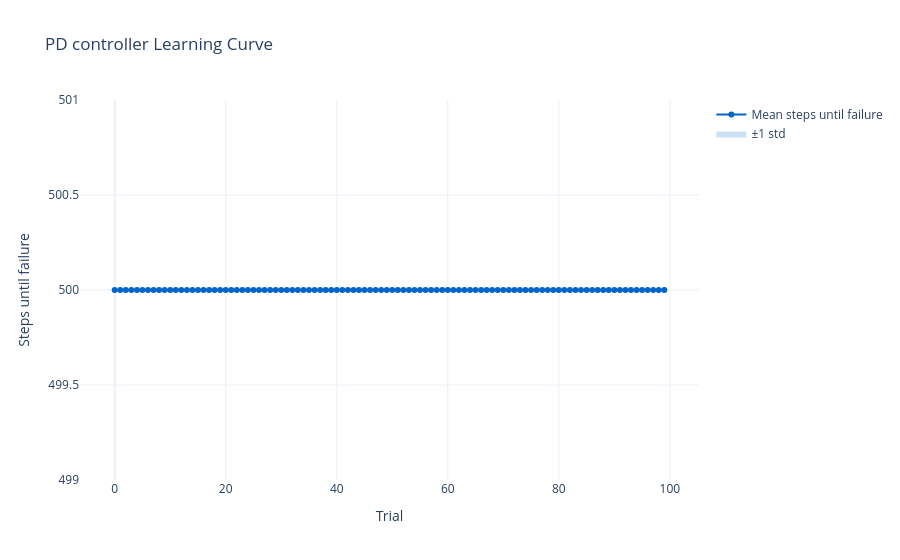

The cell this chart's notebook holds for it:
### Code cell
import plotly.graph_objects as go
import numpy as np

def plot_trial_results(model_name, mean_curve, std_curve=None):
    """Plot mean steps-until-failure per trial, with optional std band."""
    trials = np.arange(len(mean_curve))
    fig = go.Figure()
    title=f"{model_name} Learning Curve"

    if std_curve is not None:
        # Upper bound (invisible line, anchors the fill)
        fig.add_trace(go.Scatter(
            x=trials,
            y=mean_curve + std_curve,
            mode="lines",
            line=dict(width=0),
            showlegend=False,
            hoverinfo="skip",
        ))
        # Lower bound (fills down to upper bound)
        fig.add_trace(go.Scatter(
            x=trials,
            y=mean_curve - std_curve,
            mode="lines",
            line=dict(width=0),
            fill="tonexty",
            fillcolor="rgba(0, 100, 200, 0.2)",
            name="±1 std",
            hoverinfo="skip",
        ))

    # Mean line on top
    fig.add_trace(go.Scatter(
        x=trials,
        y=mean_curve,
        mode="lines+markers",
        name="Mean steps until failure",
        line=dict(color="rgb(0, 100, 200)"),
    ))

    fig.update_layout(
        title=title,
        xaxis_title="Trial",
        yaxis_title="Steps until failure",
        template="plotly_white",
    )
    config = {
    'toImageButtonOptions': {
        'format': 'png', # or 'svg', 'jpeg', 'webp'
        'scale': 3 # triple the resolution of the saved img
    }
    }

    fig.show(config=config)

mean_curve = all_trial_results.mean(axis=0)
std_curve = all_trial_results.std(axis=0)
plot_trial_results(model_name, mean_curve, std_curve)

### Figure 1 — Plotly figure (JSON) as saved in the notebook; plotly's stock layout.template omitted (floating-point values rounded to 4 significant figures)
{"data": [{"hoverinfo": "skip", "line": {"width": 0}, "mode": "lines", "showlegend": false, "type": "scatter", "x": [0, 1, 2, 3, 4, 5, 6, 7, 8, 9, 10, 11, 12, 13, 14, 15, 16, 17, 18, 19, 20, 21, 22, 23, 24, 25, 26, 27, 28, 29, 30, 31, 32, 33, 34, 35, 36, 37, 38, 39, 40, 41, 42, 43, 44, 45, 46, 47, 48, 49, 50, 51, 52, 53, 54, 55, 56, 57, 58, 59, 60, 61, 62, 63, 64, 65, 66, 67, 68, 69, 70, 71, 72, 73, 74, 75, 76, 77, 78, 79, 80, 81, 82, 83, 84, 85, 86, 87, 88, 89, 90, 91, 92, 93, 94, 95, 96, 97, 98, 99], "y": [500.0, 500.0, 500.0, 500.0, 500.0, 500.0, 500.0, 500.0, 500.0, 500.0, 500.0, 500.0, 500.0, 500.0, 500.0, 500.0, 500.0, 500.0, 500.0, 500.0, 500.0, 500.0, 500.0, 500.0, 500.0, 500.0, 500.0, 500.0, 500.0, 500.0, 500.0, 500.0, 500.0, 500.0, 500.0, 500.0, 500.0, 500.0, 500.0, 500.0, 500.0, 500.0, 500.0, 500.0, 500.0, 500.0, 500.0, 500.0, 500.0, 500.0, 500.0, 500.0, 500.0, 500.0, 500.0, 500.0, 500.0, 500.0, 500.0, 500.0, 500.0, 500.0, 500.0, 500.0, 500.0, 500.0, 500.0, 500.0, 500.0, 500.0, 500.0, 500.0, 500.0, 500.0, 500.0, 500.0, 500.0, 500.0, 500.0, 500.0, 500.0, 500.0, 500.0, 500.0, 500.0, 500.0, 500.0, 500.0, 500.0, 500.0, 500.0, 500.0, 500.0, 500.0, 500.0, 500.0, 500.0, 500.0, 500.0, 500.0]}, {"fill": "tonexty", "fillcolor": "rgba(0, 100, 200, 0.2)", "hoverinfo": "skip", "line": {"width": 0}, "mode": "lines", "name": "±1 std", "type": "scatter", "x": [0, 1, 2, 3, 4, 5, 6, 7, 8, 9, 10, 11, 12, 13, 14, 15, 16, 17, 18, 19, 20, 21, 22, 23, 24, 25, 26, 27, 28, 29, 30, 31, 32, 33, 34, 35, 36, 37, 38, 39, 40, 41, 42, 43, 44, 45, 46, 47, 48, 49, 50, 51, 52, 53, 54, 55, 56, 57, 58, 59, 60, 61, 62, 63, 64, 65, 66, 67, 68, 69, 70, 71, 72, 73, 74, 75, 76, 77, 78, 79, 80, 81, 82, 83, 84, 85, 86, 87, 88, 89, 90, 91, 92, 93, 94, 95, 96, 97, 98, 99], "y": [500.0, 500.0, 500.0, 500.0, 500.0, 500.0, 500.0, 500.0, 500.0, 500.0, 500.0, 500.0, 500.0, 500.0, 500.0, 500.0, 500.0, 500.0, 500.0, 500.0, 500.0, 500.0, 500.0, 500.0, 500.0, 500.0, 500.0, 500.0, 500.0, 500.0, 500.0, 500.0, 500.0, 500.0, 500.0, 500.0, 500.0, 500.0, 500.0, 500.0, 500.0, 500.0, 500.0, 500.0, 500.0, 500.0, 500.0, 500.0, 500.0, 500.0, 500.0, 500.0, 500.0, 500.0, 500.0, 500.0, 500.0, 500.0, 500.0, 500.0, 500.0, 500.0, 500.0, 500.0, 500.0, 500.0, 500.0, 500.0, 500.0, 500.0, 500.0, 500.0, 500.0, 500.0, 500.0, 500.0, 500.0, 500.0, 500.0, 500.0, 500.0, 500.0, 500.0, 500.0, 500.0, 500.0, 500.0, 500.0, 500.0, 500.0, 500.0, 500.0, 500.0, 500.0, 500.0, 500.0, 500.0, 500.0, 500.0, 500.0]}, {"line": {"color": "rgb(0, 100, 200)"}, "mode": "lines+markers", "name": "Mean steps until failure", "type": "scatter", "x": [0, 1, 2, 3, 4, 5, 6, 7, 8, 9, 10, 11, 12, 13, 14, 15, 16, 17, 18, 19, 20, 21, 22, 23, 24, 25, 26, 27, 28, 29, 30, 31, 32, 33, 34, 35, 36, 37, 38, 39, 40, 41, 42, 43, 44, 45, 46, 47, 48, 49, 50, 51, 52, 53, 54, 55, 56, 57, 58, 59, 60, 61, 62, 63, 64, 65, 66, 67, 68, 69, 70, 71, 72, 73, 74, 75, 76, 77, 78, 79, 80, 81, 82, 83, 84, 85, 86, 87, 88, 89, 90, 91, 92, 93, 94, 95, 96, 97, 98, 99], "y": [500.0, 500.0, 500.0, 500.0, 500.0, 500.0, 500.0, 500.0, 500.0, 500.0, 500.0, 500.0, 500.0, 500.0, 500.0, 500.0, 500.0, 500.0, 500.0, 500.0, 500.0, 500.0, 500.0, 500.0, 500.0, 500.0, 500.0, 500.0, 500.0, 500.0, 500.0, 500.0, 500.0, 500.0, 500.0, 500.0, 500.0, 500.0, 500.0, 500.0, 500.0, 500.0, 500.0, 500.0, 500.0, 500.0, 500.0, 500.0, 500.0, 500.0, 500.0, 500.0, 500.0, 500.0, 500.0, 500.0, 500.0, 500.0, 500.0, 500.0, 500.0, 500.0, 500.0, 500.0, 500.0, 500.0, 500.0, 500.0, 500.0, 500.0, 500.0, 500.0, 500.0, 500.0, 500.0, 500.0, 500.0, 500.0, 500.0, 500.0, 500.0, 500.0, 500.0, 500.0, 500.0, 500.0, 500.0, 500.0, 500.0, 500.0, 500.0, 500.0, 500.0, 500.0, 500.0, 500.0, 500.0, 500.0, 500.0, 500.0]}], "layout": {"title": {"text": "PD controller Learning Curve"}, "xaxis": {"title": {"text": "Trial"}}, "yaxis": {"title": {"text": "Steps until failure"}}}}
